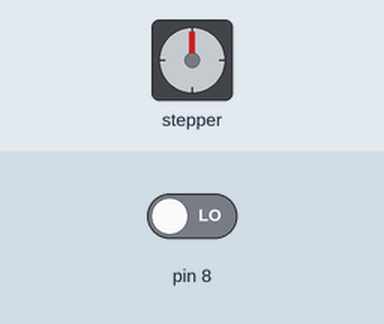
The sketch below on a simulated Arduino Uno, built with avr-gcc and run on an emulated ATmega328P. Parts: stepper motor. Wiring (inferred from the names in the program): stepper motor driver (200 steps per turn assumed): step pin 10; direction pin 9. Inputs (shaded band) come from the test bench; at power-on: pin 8 LOW.

Above: at 1.2 s.
1.3 s: pin 8 driven HIGH
At 1.75 s:
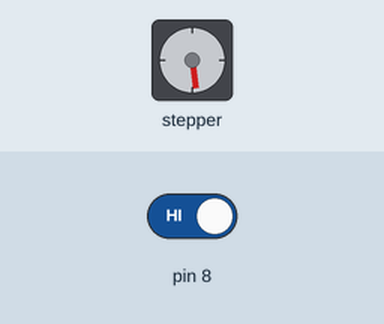
At 2.35 s:
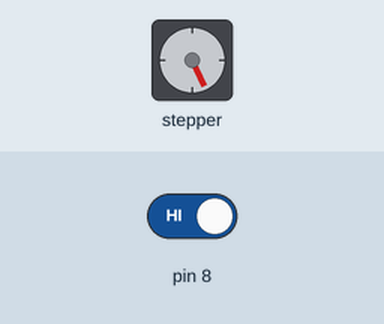
Timing chart, 0 to 13.3 s (numbered marks = the images above; inputs shaded):
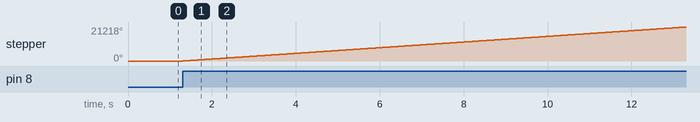

The sketch:

StepperTest3.ino
```cpp
int commandPos = 0;
int stepPos = 0;
void setup() {
  // put your setup code here, to run once:
pinMode(10, OUTPUT); //Pulse
pinMode(9, OUTPUT); //Direction
pinMode(8, INPUT);
pinMode(7, INPUT);


}

void loop() {
  // put your main code here, to run repeatedly:
if(digitalRead(8) == HIGH){
  commandPos = 50;
}
else if(digitalRead(8) == LOW){
  commandPos = 0;
}
while(stepPos < commandPos)
{
  digitalWrite(9, HIGH);
  digitalWrite(10,HIGH);
  digitalWrite(10,LOW);
  delay(1);
}
while(stepPos > commandPos)
{
  digitalWrite(9, LOW);
  digitalWrite(10,HIGH);
  digitalWrite(10,LOW);
  delay(1);
}
}
```

Measured:
- after the input at 1.3 s, stepper: keeps turning clockwise at about 1768°/s, starting at once
